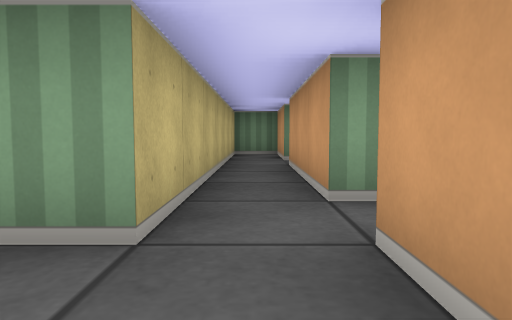
View 1 (above)

15 first-person views from a walk through a cub3D level. The camera is about half as high as the walls, tilts 4° down and sees 70° across. The floor is counted in squares. Each view is taken from the middle of a square. On the plan, view 1 faces up. The plan holds only what a view shows up to about 9 squares ahead; the rest is blank.

View 2
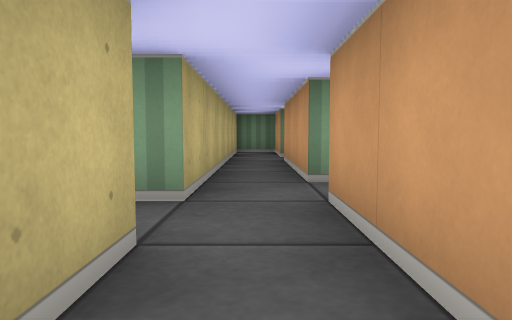

View 3
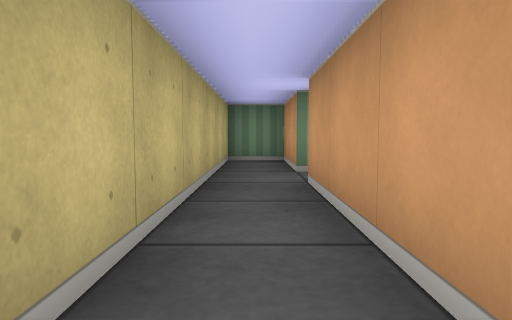

View 4
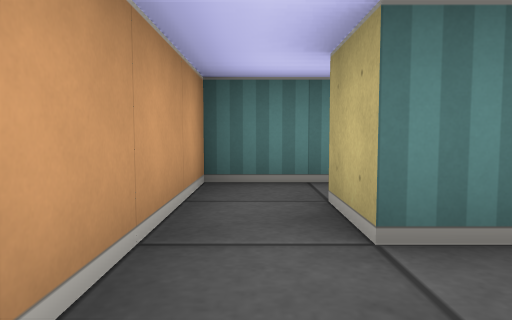

View 5
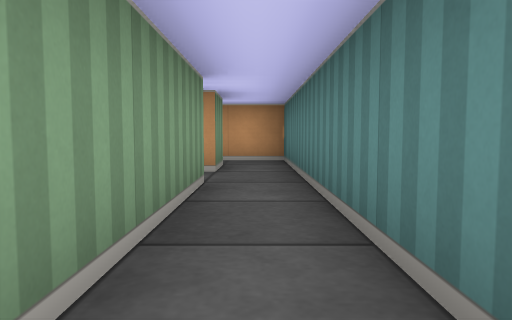

View 6
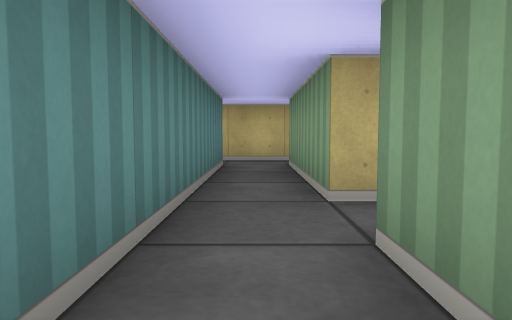

View 7
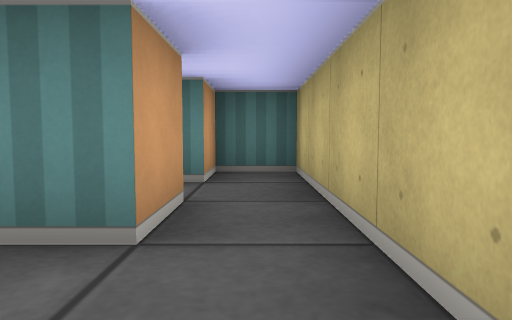

View 8
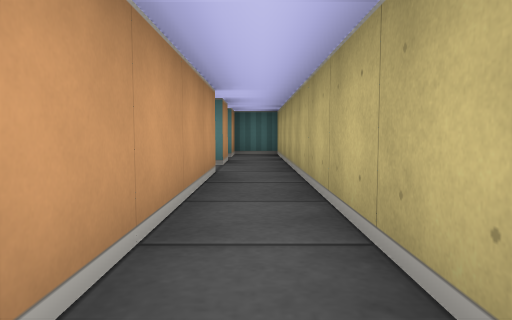

View 9
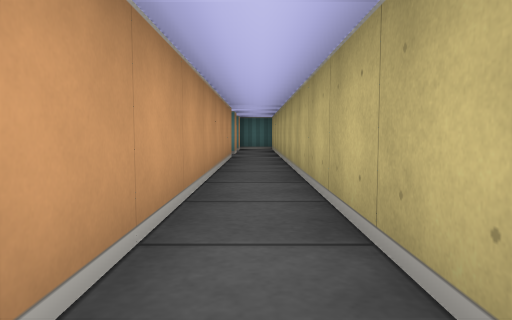

View 10
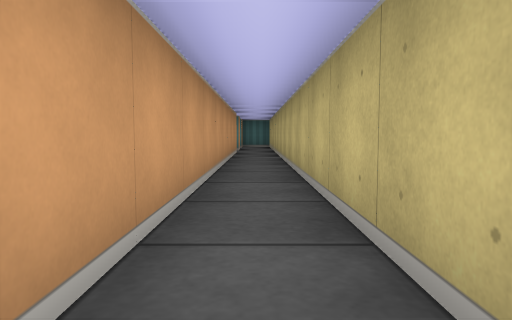

View 11
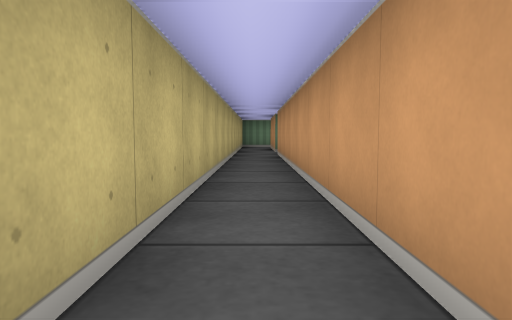

View 12
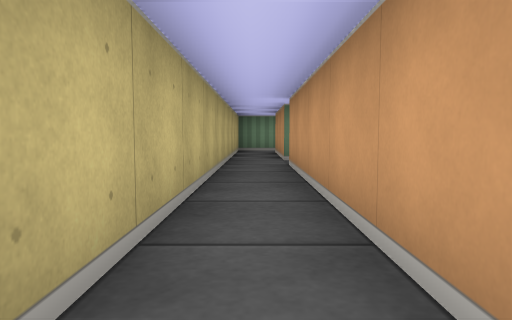

View 13
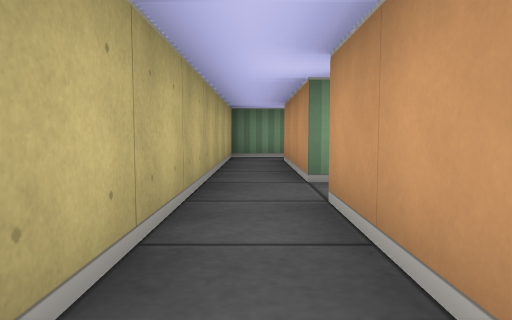

View 14
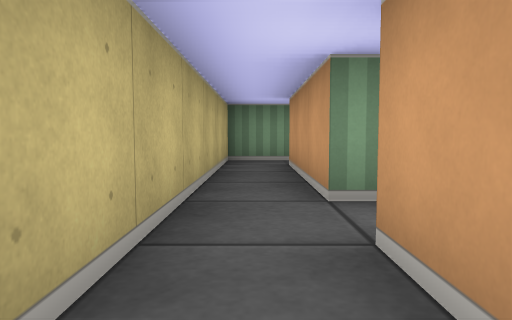

View 15
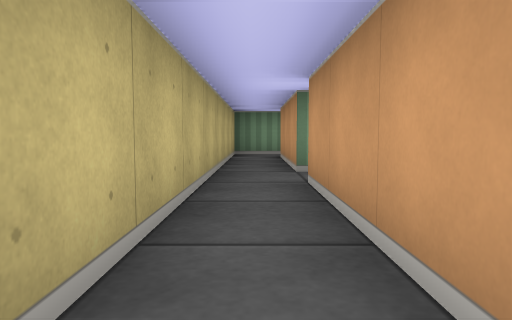

### Floor plan
Points are (right, up) in squares from view 1. A wall is a line through its corners. A room is listed if a view was taken in it or the views show most of it. See-through windows are left out.
Room 1 (views 1, 2, 3, 4, 5, 6)
walls: (-1.1, 0.5) (-0.5, 0.5) (-0.5, -0.5) (-1.5, -0.5); (-2.5, -0.5) (-5.5, -0.5) (-5.5, 0.5); (0.5, 2.5) (0.5, 5.5); (-6.5, 0.5) (-6.5, -2.5) (-5.5, -2.5) (-5.5, -1.5) (0.5, -1.5) (0.5, 1.5); (0.5, 6.5) (0.5, 8.5) (-0.5, 8.5) (-0.5, 1.5) (-1.1, 1.5)
ways out: opening at (-6, 0) to room 2; opening at (1, 2); opening at (1, 6)
Room 2 (views 7, 8, 9, 10, 11, 12, 13, 14, 15)
walls: (-5.5, 17.5) (-5.5, 20.5); (-5.5, 1.5) (-5.5, 16.5); (-5.4, 21.5) (-6.5, 21.5) (-6.5, 0.5)
ways out: opening at (-6, 0) to room 1; opening at (-5, 1); opening at (-5, 17); opening at (-5, 21)

Where each view was taken, in squares from view 1:
view 1: 0 up, 0 right, facing up
view 2: 1 down, 0 right, facing up
view 3: 2 up, 0 right, facing up
view 4: 2 up, 0 right, facing down
view 5: 1 down, 6 left, facing right
view 6: 1 down, 0 right, facing left
view 7: 2 up, 6 left, facing down
view 8: 6 up, 6 left, facing down
view 9: 9 up, 6 left, facing down
view 10: 11 up, 6 left, facing down
view 11: 8 up, 6 left, facing up
view 12: 11 up, 6 left, facing up
view 13: 14 up, 6 left, facing up
view 14: 15 up, 6 left, facing up
view 15: 13 up, 6 left, facing up
